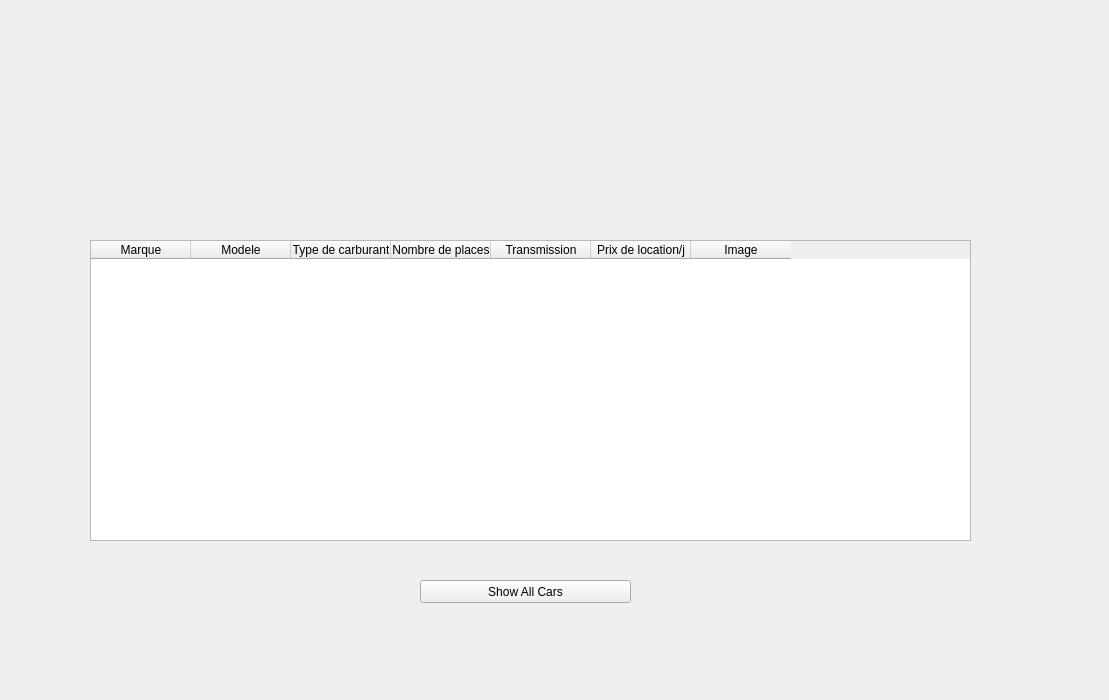
<?xml version="1.0" encoding="UTF-8"?>
<ui version="4.0">
 <class>Form</class>
 <widget class="QWidget" name="Form">
  <property name="geometry">
   <rect>
    <x>0</x>
    <y>0</y>
    <width>1109</width>
    <height>700</height>
   </rect>
  </property>
  <property name="windowTitle">
   <string>Form</string>
  </property>
  <widget class="QTableWidget" name="tableWidget">
   <property name="geometry">
    <rect>
     <x>90</x>
     <y>240</y>
     <width>881</width>
     <height>301</height>
    </rect>
   </property>
   <column>
    <property name="text">
     <string>Marque</string>
    </property>
   </column>
   <column>
    <property name="text">
     <string>Modele</string>
    </property>
   </column>
   <column>
    <property name="text">
     <string>Type de carburant</string>
    </property>
   </column>
   <column>
    <property name="text">
     <string>Nombre de places</string>
    </property>
   </column>
   <column>
    <property name="text">
     <string>Transmission</string>
    </property>
   </column>
   <column>
    <property name="text">
     <string>Prix de location/j</string>
    </property>
   </column>
   <column>
    <property name="text">
     <string>Image</string>
    </property>
   </column>
  </widget>
  <widget class="QPushButton" name="pushButton">
   <property name="geometry">
    <rect>
     <x>420</x>
     <y>580</y>
     <width>211</width>
     <height>23</height>
    </rect>
   </property>
   <property name="text">
    <string>Show All Cars</string>
   </property>
  </widget>
 </widget>
 <resources/>
 <connections/>
</ui>
